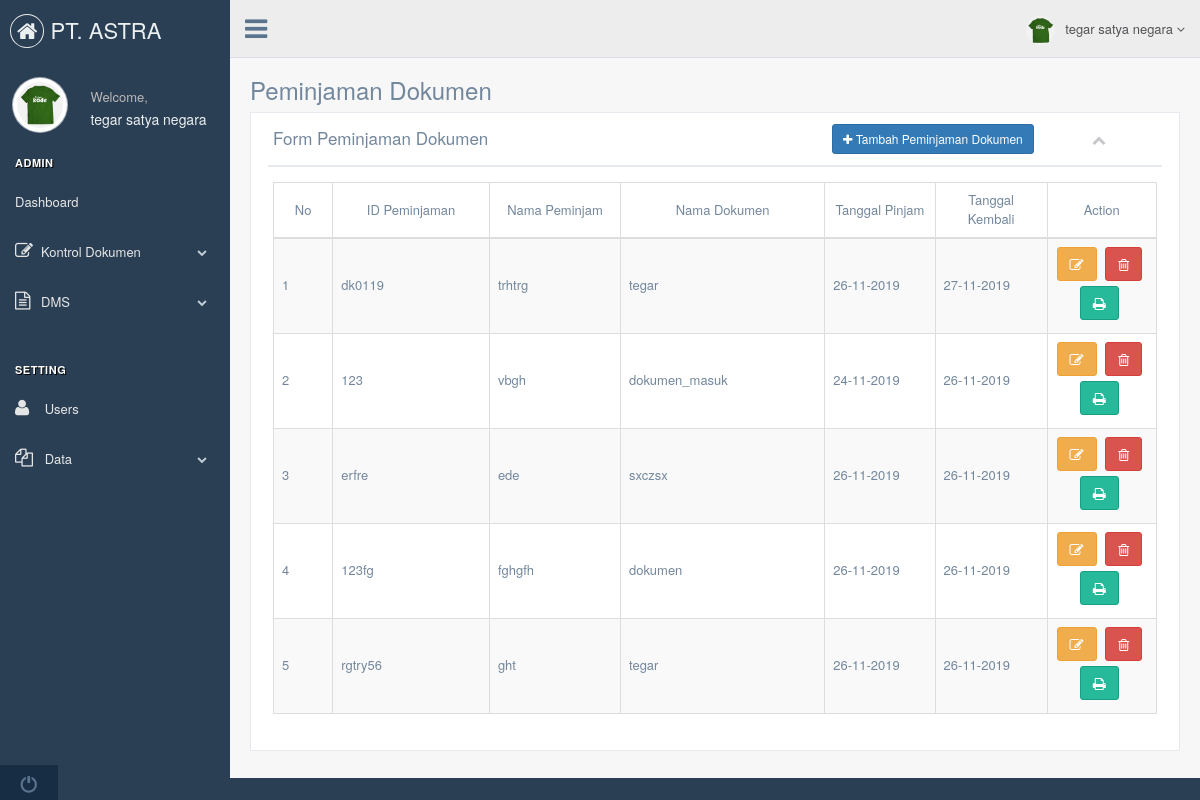
Screenshot of /index.php?page=peminjaman_dokumen (signed in) with the database file from the repository.
### tables this page shows
CREATE TABLE `peminjaman_dokumen`  (
  `id` bigint(10) NOT NULL AUTO_INCREMENT,
  `nama_peminjam` varchar(255) NOT NULL,
  `nama_dokumen` varchar(255) NOT NULL,
  `tanggal_pinjam` date NOT NULL,
  `tanggal_kembali` date NOT NULL,
  `id_peminjaman` varchar(20) NOT NULL,
  PRIMARY KEY (`id`) USING BTREE
);

### function_tanggal.php (called while the page is built, shortened)
<?php
	function IndonesiaTgl($tanggal)
	{
		$tgl 	= substr($tanggal, 8,2);
		$bln	= substr($tanggal, 5,2);
		$thn	= substr($tanggal, 0,4);
		$tanggal="$tgl-$bln-$thn";
		return $tanggal;
	}
?>

### peminjaman_dokumen.php (the view, shortened to what this page needs)
<div class="">
		<div class="page-title">
			<div class="title_left">
				<h3>Peminjaman Dokumen</h3>
			</div>
		</div>
		<div class="clearfix"></div>
		<div class="row">
			<div class="col-md-12 col-sm-12 col-xs-12">
				<div class="x_panel">
					<div class="x_title">
						<h2> Form Peminjaman Dokumen </h2> &nbsp; &nbsp;<a href="index.php?page=tambah_peminjaman_dokumen" class="btn btn-primary btn-sm"><i class="fa fa-plus"></i> Tambah Peminjaman Dokumen </a>
						<ul class="nav navbar-right panel_toolbox">
							<li><a class="collapse-link"><i class="fa fa-chevron-up"></i></a></li>
						</ul>
					</div>
					<div class="x_content">
						<table id="peminjaman_dokumen" class="table table-striped table-bordered table-hover">
							<thead>
								<tr style="font-size: 13px;">
								<td width="1" style="vertical-align: middle;"><center>No</center></td>
									<td width="1" style="vertical-align: middle;"><center>ID Peminjaman</center></td>
									<td width="1" style="vertical-align: middle;"><center>Nama Peminjam</center></td>
								<td width="1" style="vertical-align: middle;"><center>Nama Dokumen</center></td>
									<td width="1" style="vertical-align: middle;"><center>Tanggal Pinjam </center></td>
									<td width="1" style="vertical-align: middle;"><center>Tanggal Kembali</center></td>
									<td width="1" style="vertical-align: middle;"><center>Action</center></td>
								</tr>
							</thead>
							<tbody>
								<tr>
									<?php
										$no=1;
										$query	= "SELECT * FROM peminjaman_dokumen ";
										$sql	= mysqli_query($connect, $query);
									    while ($data= mysqli_fetch_array($sql)){
									?>
								<td width="1" style="vertical-align: middle;"><?php echo $no++; ?></td>
									<td width="1" style="vertical-align: middle;"><?php echo $data['id_peminjaman'] ?><br> </td>
									<td width="1" style="vertical-align: middle;"><?php echo $data['nama_peminjam'] ?><br> </td>
									<td width="1" style="vertical-align: middle;"><?php echo $data['nama_dokumen'] ?><br> </td>
									<td width="1" style="vertical-align: middle;"><?php echo IndonesiaTgl($data['tanggal_pinjam'])?></td>
									<td width="1" style="vertical-align: middle;"><?php echo IndonesiaTgl($data['tanggal_kembali'])?></td>
									<td>
										<center>
											<a href="index.php?page=edit_peminjaman_dokumen&id=<?php echo $data['id']; ?>" class="btn btn-warning" title="Edit"><i class="fa fa-pencil-square-o"></i></a>
											<a href="index.php?page=hapus_peminjaman_dokumen&id=<?php echo $data['id'] ?>" class="btn btn-danger" title="Hapus"><i class="fa fa-trash-o"></i></a>
										<?php  if($_SESSION['level']== 'admin') {?>
											<a href="cetak_peminjaman_dokumen.php?id_dok=<?php echo $data['id']; ?>" class="btn btn-success" title="Print" type="submit" target="_blank" name="cetak"><i class="fa fa-print"></i></a>
											<?php } ?>
										</center>
									</td>
								</tr>
								<?php } ?>
							</tbody>
						</table>
					</div>
				</div>
			</div>
		</div>
	</div>

### rows the page displays
peminjaman_dokumen: id_peminjaman "dk0119", nama_peminjam "trhtrg", nama_dokumen "tegar", tanggal_pinjam "26-11-2019", tanggal_kembali "27-11-2019"
peminjaman_dokumen: id_peminjaman "123", nama_peminjam "vbgh", nama_dokumen "dokumen_masuk", tanggal_pinjam "24-11-2019", tanggal_kembali "26-11-2019"
peminjaman_dokumen: id_peminjaman "erfre", nama_peminjam "ede", nama_dokumen "sxczsx", tanggal_pinjam "26-11-2019", tanggal_kembali "26-11-2019"
peminjaman_dokumen: id_peminjaman "123fg", nama_peminjam "fghgfh", nama_dokumen "dokumen", tanggal_pinjam "26-11-2019", tanggal_kembali "26-11-2019"
peminjaman_dokumen: id_peminjaman "rgtry56", nama_peminjam "ght", nama_dokumen "tegar", tanggal_pinjam "26-11-2019", tanggal_kembali "26-11-2019"

### other values shown
$_SESSION['fullname'] "tegar satya negara"
